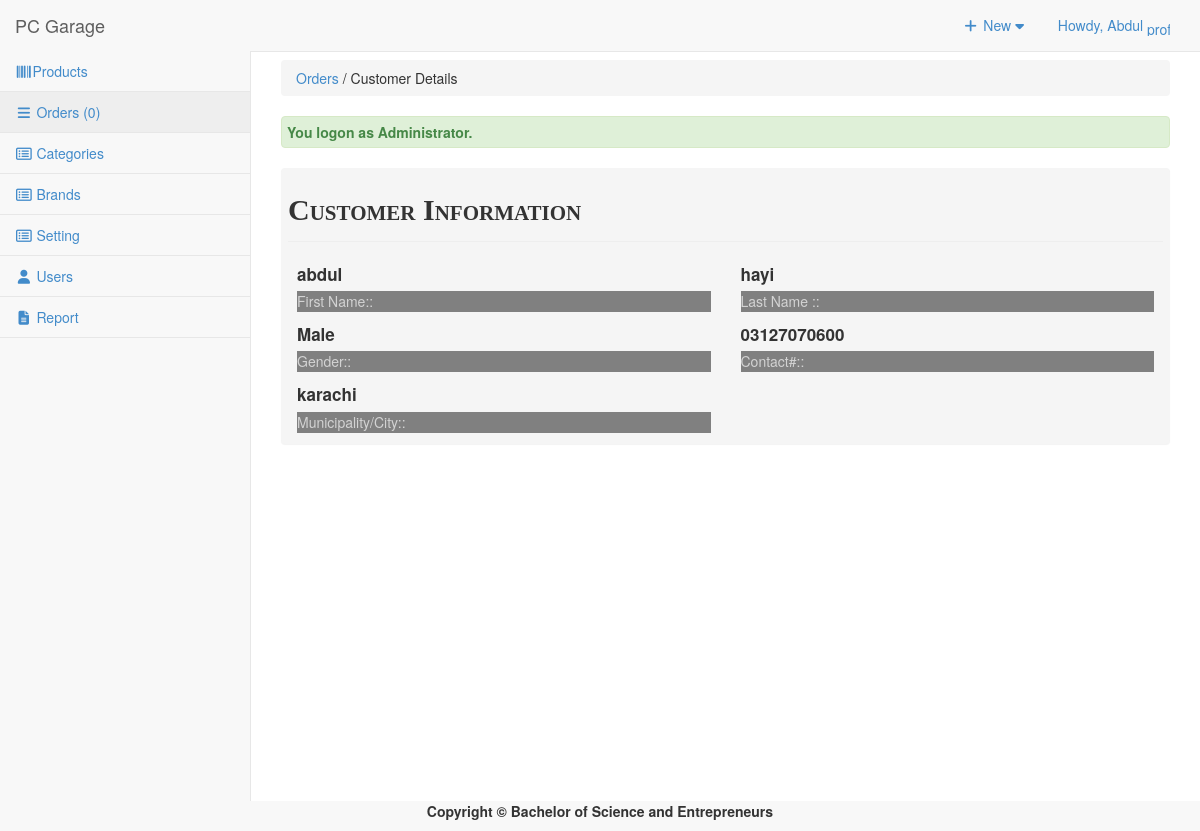
The app's page /admin/orders/index.php?view=customerdetails&customerid=11 (signed in) with its own data.
### tables this page shows
CREATE TABLE `tblcustomer` (
  `CUSTOMERID` int(11) NOT NULL,
  `FNAME` varchar(30) NOT NULL,
  `LNAME` varchar(30) NOT NULL,
  `MNAME` varchar(30) NOT NULL,
  `CUSHOMENUM` varchar(90) NOT NULL,
  `STREETADD` text NOT NULL,
  `BRGYADD` text NOT NULL,
  `CITYADD` text NOT NULL,
  `PROVINCE` varchar(80) NOT NULL,
  `COUNTRY` varchar(30) NOT NULL,
  `DBIRTH` date NOT NULL,
  `GENDER` varchar(10) NOT NULL,
  `PHONE` varchar(20) NOT NULL,
  `EMAILADD` varchar(40) NOT NULL,
  `ZIPCODE` int(6) NOT NULL,
  `CUSUNAME` varchar(20) NOT NULL,
  `CUSPASS` varchar(90) NOT NULL,
  `CUSPHOTO` varchar(255) NOT NULL,
  `TERMS` tinyint(4) NOT NULL,
  `DATEJOIN` date NOT NULL
);

### admin/orders/index.php (called while the page is built, shortened)
<?php
require_once ("../theme/templates.php");
?>

### include/database.php (called while the page is built, shortened)
<?php
class Database {
	var $sql_string = '';
	private $conn;
	public function open_connection() {
		$this->conn = mysqli_connect(server,user,pass);
		if(!$this->conn){
			echo "Problem in database connection! Contact administrator!";
			exit();
		}else{
			$db_select = mysqli_select_db($this->conn,database_name);
		}
	}
	function setQuery($sql='') {
		$this->sql_string=$sql;
	}
	function executeQuery() {
		$result = mysqli_query($this->conn,$this->sql_string);
		return $result;
	}
	private function confirm_query($result) {
		return $result;
	}
	function loadSingleResult() {
		$cur = $this->executeQuery();
		while ($row = mysqli_fetch_object($cur)) {
		return $data = $row;
		}
	}
}
$mydb = new Database();
?>

### include/customers.php (called while the page is built, shortened)
<?php
require_once(LIB_PATH.DS.'database.php');
class Customer {
	protected static  $tblname = "tblcustomer";
	function single_customer($id=""){
			global $mydb;
			$mydb->setQuery("SELECT * FROM ".self::$tblname."
				Where CUSTOMERID= {$id} LIMIT 1");
			$cur = $mydb->loadSingleResult();
			return $cur;
	}
}
?>

### admin/orders/customerdetail.php (the view, shortened to what this page needs)
 <?php
  $customer = New customer;
  $res = $customer->single_customer($_GET['customerid']);
  ?>
<div class="col-md-12 Cus-info">
<div class="header">Customer Information</div>
  <div class="row">
    <div class="col-md-12">
        <div class="col-md-6">
            <label><?php echo $res->FNAME; ?></label>
             <p>First Name::</p>
        </div>
        <div class="col-md-6">
               <label><?php echo $res->LNAME; ?> </label>
              <p>Last Name ::</p>
        </div>
    </div>
    <div class="col-md-12">
        <div class="col-md-6">
          <label><?php echo $res->GENDER; ?></label>
            <p>Gender::</p>
        </div>
        <div class="col-md-6">
          <label><?php echo $res->PHONE; ?></label>
           <p>Contact#::</p>
        </div>
    </div>
     <div class="col-md-12">
        <div class="col-md-6">
           <label><?php echo $res->CITYADD; ?></label>
               <p>Municipality/City::</p>
        </div>
    </div>
  </div>
</div>

### admin/css/sb-admin-2.css (style rules this page uses)
body { background-color: #f8f8f8; }

### admin/orders/customerdetail.php (style rules this page uses)
.Cus-info { max-width: 100%; margin-bottom: 20px; background-color: #f5f5f5; border: 1px solid transparent; border-radius: 4px; -webkit-box-shadow: 0 1px 1px rgba(0, 0, 0, 0.05); box-shadow: 0 1px 1px rgba(0, 0, 0, 0.05); }
.Cus-info .header { padding-bottom: 9px; margin: 20px 6px 20px; border-bottom: 1px solid #eeeeee; font-size: 30px; font-weight: bold; font-variant: small-caps; font-family: arial black; }
.Cus-info p { border-bottom: solid 1px gray; width:100%; font-style: bold 1px; color: lightgray ; background-color: gray; }
.Cus-info label { font-size: 17px; font-weight: bold; }
@media (min-width: 768px) { .Cus-info { position: inherit; padding: 0; margin: 0; vertical-align: center; } }

### records on screen
tblcustomer: FNAME "abdul", LNAME "hayi", GENDER "Male", PHONE "03127070600", CITYADD "karachi"

### other values on screen
$_SESSION['U_NAME'] "Abdul"
$res "0"
$title "Orders"
$header "Customer Details"
$_SESSION['message'] "You logon as Administrator."
